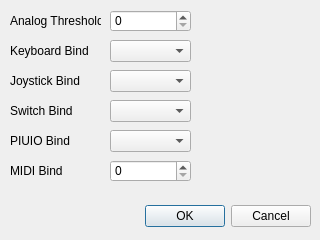
<?xml version="1.0" encoding="UTF-8"?>
<ui version="4.0">
 <class>Dialog</class>
 <widget class="QDialog" name="Dialog">
  <property name="geometry">
   <rect>
    <x>0</x>
    <y>0</y>
    <width>320</width>
    <height>240</height>
   </rect>
  </property>
  <property name="windowTitle">
   <string>Dialog</string>
  </property>
  <widget class="QDialogButtonBox" name="buttonBox">
   <property name="geometry">
    <rect>
     <x>10</x>
     <y>200</y>
     <width>301</width>
     <height>32</height>
    </rect>
   </property>
   <property name="orientation">
    <enum>Qt::Horizontal</enum>
   </property>
   <property name="standardButtons">
    <set>QDialogButtonBox::Cancel|QDialogButtonBox::Ok</set>
   </property>
  </widget>
  <widget class="QSpinBox" name="spinBox">
   <property name="geometry">
    <rect>
     <x>110</x>
     <y>10</y>
     <width>81</width>
     <height>22</height>
    </rect>
   </property>
  </widget>
  <widget class="QLabel" name="label">
   <property name="geometry">
    <rect>
     <x>10</x>
     <y>10</y>
     <width>91</width>
     <height>21</height>
    </rect>
   </property>
   <property name="text">
    <string>Analog Threshold</string>
   </property>
  </widget>
  <widget class="QLabel" name="label_2">
   <property name="geometry">
    <rect>
     <x>10</x>
     <y>40</y>
     <width>91</width>
     <height>21</height>
    </rect>
   </property>
   <property name="text">
    <string>Keyboard Bind</string>
   </property>
  </widget>
  <widget class="QComboBox" name="comboBox">
   <property name="geometry">
    <rect>
     <x>110</x>
     <y>40</y>
     <width>81</width>
     <height>22</height>
    </rect>
   </property>
  </widget>
  <widget class="QComboBox" name="comboBox_2">
   <property name="geometry">
    <rect>
     <x>110</x>
     <y>70</y>
     <width>81</width>
     <height>22</height>
    </rect>
   </property>
  </widget>
  <widget class="QLabel" name="label_3">
   <property name="geometry">
    <rect>
     <x>10</x>
     <y>70</y>
     <width>91</width>
     <height>21</height>
    </rect>
   </property>
   <property name="text">
    <string>Joystick Bind</string>
   </property>
  </widget>
  <widget class="QComboBox" name="comboBox_3">
   <property name="geometry">
    <rect>
     <x>110</x>
     <y>130</y>
     <width>81</width>
     <height>22</height>
    </rect>
   </property>
  </widget>
  <widget class="QLabel" name="label_4">
   <property name="geometry">
    <rect>
     <x>10</x>
     <y>130</y>
     <width>91</width>
     <height>21</height>
    </rect>
   </property>
   <property name="text">
    <string>PIUIO Bind</string>
   </property>
  </widget>
  <widget class="QLabel" name="label_5">
   <property name="geometry">
    <rect>
     <x>10</x>
     <y>100</y>
     <width>91</width>
     <height>21</height>
    </rect>
   </property>
   <property name="text">
    <string>Switch Bind</string>
   </property>
  </widget>
  <widget class="QComboBox" name="comboBox_4">
   <property name="geometry">
    <rect>
     <x>110</x>
     <y>100</y>
     <width>81</width>
     <height>22</height>
    </rect>
   </property>
  </widget>
  <widget class="QLabel" name="label_6">
   <property name="geometry">
    <rect>
     <x>10</x>
     <y>160</y>
     <width>91</width>
     <height>21</height>
    </rect>
   </property>
   <property name="text">
    <string>MIDI Bind</string>
   </property>
  </widget>
  <widget class="QSpinBox" name="spinBox_2">
   <property name="geometry">
    <rect>
     <x>110</x>
     <y>160</y>
     <width>81</width>
     <height>22</height>
    </rect>
   </property>
  </widget>
 </widget>
 <resources/>
 <connections>
  <connection>
   <sender>buttonBox</sender>
   <signal>accepted()</signal>
   <receiver>Dialog</receiver>
   <slot>accept()</slot>
   <hints>
    <hint type="sourcelabel">
     <x>248</x>
     <y>254</y>
    </hint>
    <hint type="destinationlabel">
     <x>157</x>
     <y>274</y>
    </hint>
   </hints>
  </connection>
  <connection>
   <sender>buttonBox</sender>
   <signal>rejected()</signal>
   <receiver>Dialog</receiver>
   <slot>reject()</slot>
   <hints>
    <hint type="sourcelabel">
     <x>316</x>
     <y>260</y>
    </hint>
    <hint type="destinationlabel">
     <x>286</x>
     <y>274</y>
    </hint>
   </hints>
  </connection>
 </connections>
</ui>
